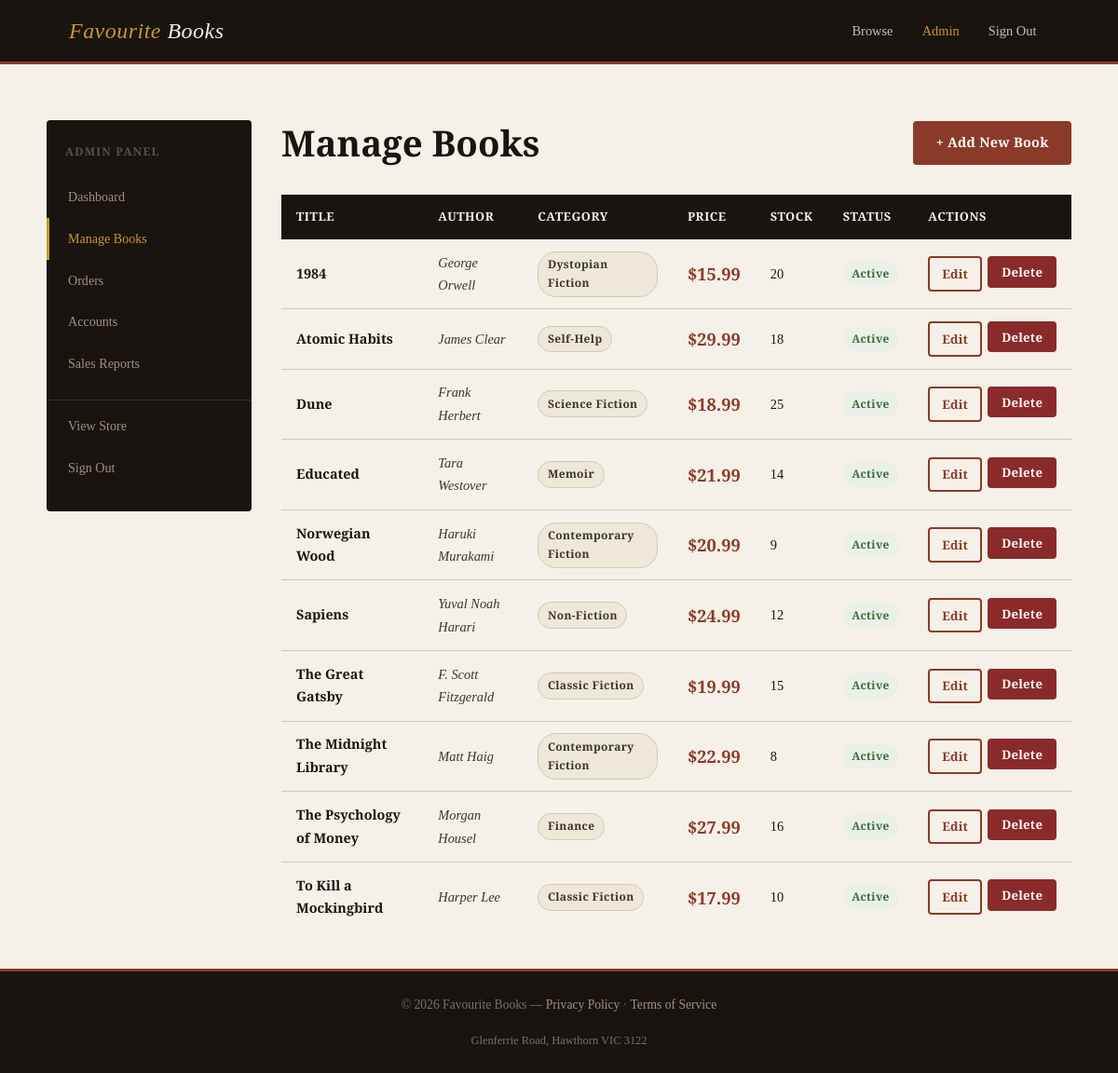
The page /admin/books (signed in) on the database as committed earlier.
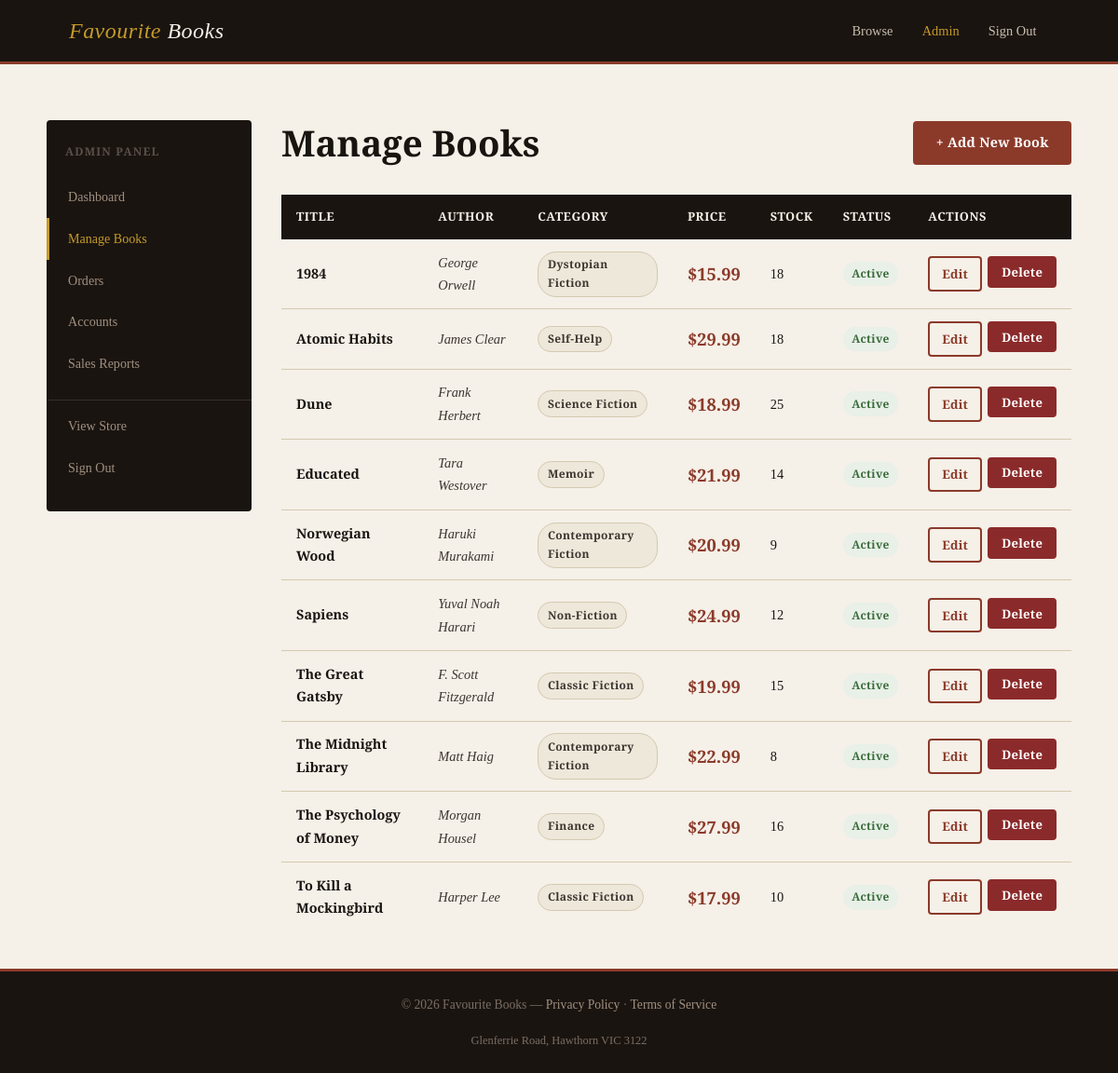
The same page on the database as committed later.
### tables this page shows
CREATE TABLE products (
                id INTEGER PRIMARY KEY AUTOINCREMENT,
                title TEXT NOT NULL,
                author TEXT NOT NULL,
                isbn TEXT NOT NULL UNIQUE,
                price REAL NOT NULL,
                stock INTEGER NOT NULL DEFAULT 0,
                category TEXT NOT NULL,
                description TEXT,
                available INTEGER NOT NULL DEFAULT 1
            );

### app.py (the view)
@app.route("/admin/books")
@admin_required
def admin_books():
    cat = Catalogue()
    books = cat.get_all_for_admin()
    return render_template("admin/manage_books.html", books=books)

### app.py (called while the page is built)
def admin_required(f):
    @wraps(f)
    def decorated(*args, **kwargs):
        if "account_id" not in session:
            flash("Please log in to access this page.", "warning")
            return redirect(url_for("login"))
        if session.get("role") != "admin":
            flash("Administrator access required.", "danger")
            return redirect(url_for("index"))
        return f(*args, **kwargs)
    return decorated

### models/catalogue.py (called while the page is built)
    @property
    def id(self):
        return self._id

    @property
    def title(self):
        return self._title

    @property
    def author(self):
        return self._author

    @property
    def price(self):
        return self._price

    @property
    def stock(self):
        return self._stock

    @property
    def category(self):
        return self._category

    @property
    def available(self):
        return self._available

    def get_all_for_admin(self):
        rows = self._db.fetchall("SELECT * FROM products ORDER BY title")
        return [self._row_to_product(r) for r in rows]

### templates/admin/manage_books.html (shortened to what this page needs)
{% extends "admin/base_admin.html" %}
{% block admin_content %}
<div style="display: flex; justify-content: space-between; align-items: center; margin-bottom: 2rem; flex-wrap: wrap; gap: 1rem;">
  <h1>Manage Books</h1>
  <a href="{{ url_for('admin_add_book') }}" class="btn btn-primary">+ Add New Book</a>
</div>
{% if books %}
  <div class="table-wrap">
    <table>
      <thead>
        <tr>
          <th>Title</th>
          <th>Author</th>
          <th>Category</th>
          <th>Price</th>
          <th>Stock</th>
          <th>Status</th>
          <th>Actions</th>
        </tr>
      </thead>
      <tbody>
        {% for book in books %}
          <tr>
            <td><strong>{{ book.title }}</strong></td>
            <td class="text-muted" style="font-style:italic;">{{ book.author }}</td>
            <td><span class="badge badge-category">{{ book.category }}</span></td>
            <td class="price">${{ "%.2f"|format(book.price) }}</td>
            <td>
              {% if book.stock == 0 %}
                <span class="badge badge-out">0</span>
              {% elif book.stock <= 3 %}
                <span class="badge badge-stock-low">{{ book.stock }}</span>
              {% else %}
                {{ book.stock }}
              {% endif %}
            </td>
            <td>
              {% if book.available %}
                <span class="badge badge-paid">Active</span>
              {% else %}
                <span class="badge badge-failed">Hidden</span>
              {% endif %}
            </td>
            <td>
              <div style="display: flex; gap: 0.4rem;">
                <a href="{{ url_for('admin_edit_book', book_id=book.id) }}" class="btn btn-outline btn-sm">Edit</a>
                <form method="POST" action="{{ url_for('admin_delete_book', book_id=book.id) }}"
                      onsubmit="return confirm('Delete \'{{ book.title }}\'? This cannot be undone.')">
                  <button type="submit" class="btn btn-danger btn-sm">Delete</button>
                </form>
              </div>
            </td>
          </tr>
        {% endfor %}
      </tbody>
    </table>
  </div>
{% else %}
  <div class="empty-state">
    <div class="empty-icon">📚</div>
    <h3>No books in the catalogue</h3>
    <a href="{{ url_for('admin_add_book') }}" class="btn btn-primary mt-2">Add First Book</a>
  </div>
{% endif %}
{% endblock %}

Rows that differ between the two databases and show on the page:
changed products "George Orwell": stock "20" → "18"
